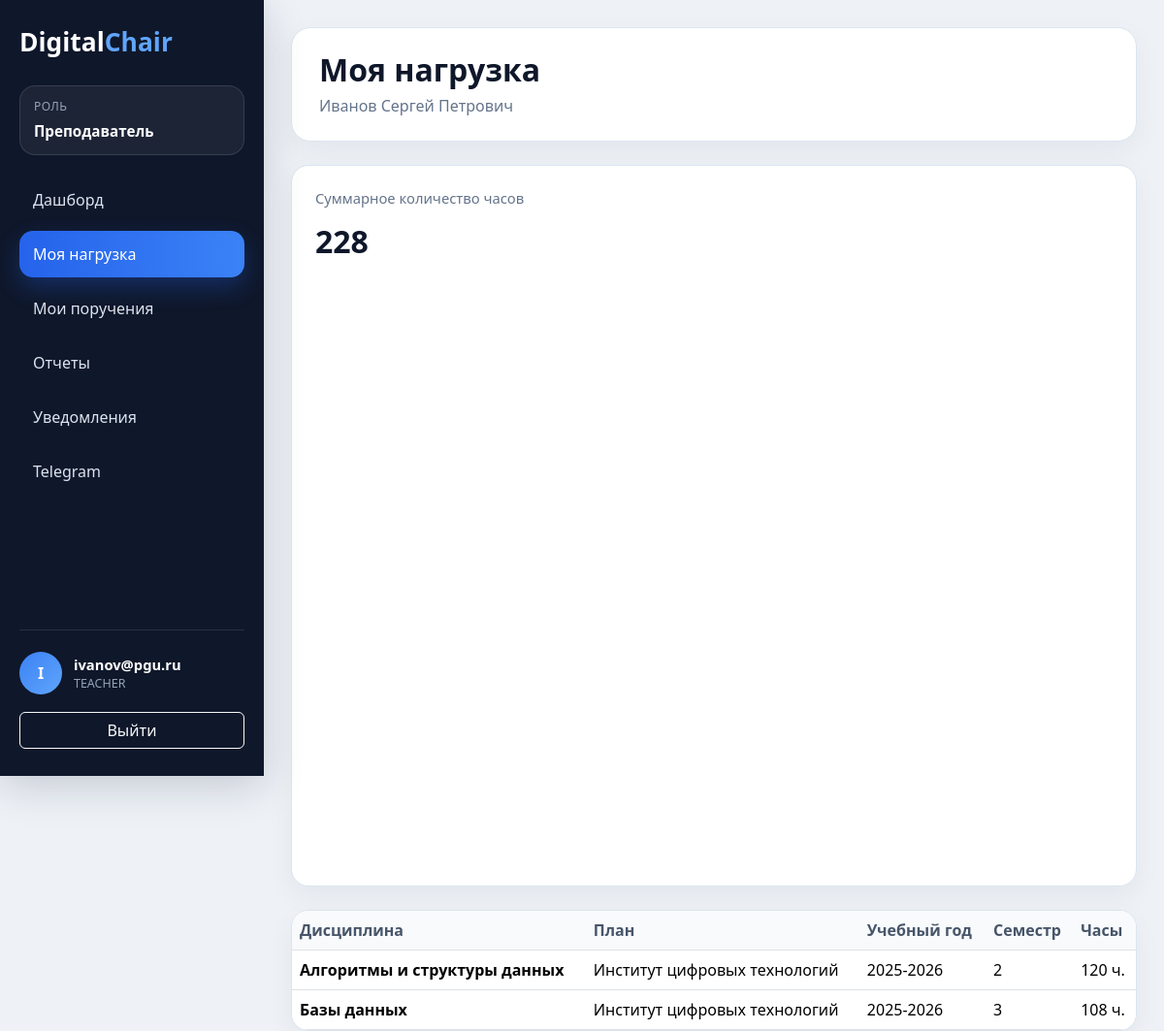
The app's page /my-workload/ (signed in) with its own data.
### apps/users/models.py (models this page shows, shortened)
class User(AbstractUser):
    class Roles(models.TextChoices):
        ADMIN = 'ADMIN', 'Администратор'
        HEAD = 'HEAD', 'Заведующий кафедрой'
        TEACHER = 'TEACHER', 'Преподаватель'
        STUDENT = 'STUDENT', 'Студент'
        STUDY_MASTER = 'STUDY_MASTER', 'Учебный мастер'
    username = models.CharField(
        max_length=150,
        unique=True
    )
    email = models.EmailField(
        unique=True
    )
    role = models.CharField(
        max_length=30,
        choices=Roles.choices,
        default=Roles.TEACHER
    )
    phone = models.CharField(
        max_length=20,
        blank=True,
        null=True
    )
    telegram_id = models.CharField(
        max_length=100,
        blank=True,
        null=True
    )
    telegram_bind_code = models.CharField(
        max_length=20,
        blank=True,
        null=True
    )
    telegram_bind_code_created_at = models.DateTimeField(
        blank=True,
        null=True
    )
    is_2fa_enabled = models.BooleanField(
        default=False
    )
    totp_secret = models.CharField(
        max_length=64,
        blank=True,
        null=True
    )
    USERNAME_FIELD = 'email'
    REQUIRED_FIELDS = []
    objects = UserManager()

### apps/core/models.py (models this page shows, shortened)
class Teacher(models.Model):
    POSITION_CHOICES = [
        ('assistant', 'Ассистент'),
        ('senior_teacher', 'Старший преподаватель'),
        ('docent', 'Доцент'),
        ('professor', 'Профессор'),
    ]
    user = models.OneToOneField(
        settings.AUTH_USER_MODEL,
        on_delete=models.CASCADE,
        related_name='teacher_profile'
    )
    full_name = models.CharField(
        max_length=255
    )
    position = models.CharField(
        max_length=50,
        choices=POSITION_CHOICES
    )
    academic_degree = models.CharField(
        max_length=255,
        blank=True,
        null=True
    )
    rate = models.DecimalField(
        max_digits=3,
        decimal_places=1,
        default=1.0
    )
    max_hours = models.PositiveIntegerField(
        default=900
    )

class Subject(models.Model):
    CONTROL_CHOICES = [
        ('exam', 'Экзамен'),
        ('test', 'Зачет'),
        ('coursework', 'Курсовая работа'),
    ]
    name = models.CharField(
        max_length=255
    )
    hours = models.PositiveIntegerField()
    semester = models.PositiveIntegerField()
    control_type = models.CharField(
        max_length=50,
        choices=CONTROL_CHOICES
    )

class WorkloadPlan(models.Model):
    class Statuses(models.TextChoices):
        DRAFT = 'DRAFT', 'Черновик'
        SUBMITTED = 'SUBMITTED', 'Отправлено'
        APPROVED = 'APPROVED', 'Утверждено'
        RETURNED = 'RETURNED', 'Возвращено'
    кафедра = models.CharField(
        max_length=255
    )
    total_hours = models.IntegerField()
    academic_year = models.CharField(
        max_length=50
    )
    status = models.CharField(
        max_length=30,
        choices=Statuses.choices,
        default=Statuses.DRAFT
    )
    created_at = models.DateTimeField(
        auto_now_add=True
    )
    approved_at = models.DateTimeField(
        blank=True,
        null=True
    )

### apps/workload/models.py (models this page shows, shortened)
class WorkloadAssignment(models.Model):
    plan = models.ForeignKey(
        WorkloadPlan,
        on_delete=models.CASCADE,
        related_name='assignments',
        blank=True,
        null=True
    )
    teacher = models.ForeignKey(
        Teacher,
        on_delete=models.CASCADE,
        related_name='workloads'
    )
    subject = models.ForeignKey(
        Subject,
        on_delete=models.CASCADE,
        related_name='workloads'
    )
    academic_year = models.CharField(
        max_length=20,
        default='2025-2026'
    )
    semester = models.PositiveIntegerField()
    assigned_hours = models.PositiveIntegerField()
    notes = models.TextField(
        blank=True,
        null=True
    )
    created_at = models.DateTimeField(
        auto_now_add=True
    )

### apps/core/views.py (the view)
@login_required(login_url='/login/')
@teacher_required
@never_cache
def teacher_my_workload_view(request):
    teacher = getattr(
        request.user,
        'teacher_profile',
        None
    )
    assignments = WorkloadAssignment.objects.none()
    total_hours = 0
    if teacher is not None:
        assignments = WorkloadAssignment.objects.filter(
            teacher=teacher
        ).select_related(
            'subject',
            'plan'
        ).order_by(
            '-academic_year',
            'semester',
            'subject__name'
        )
        total_hours = assignments.aggregate(
            total=Sum('assigned_hours')
        )['total'] or 0
    return render(
        request,
        'workload/my_workload.html',
        {
            'teacher': teacher,
            'assignments': assignments,
            'total_hours': total_hours
        }
    )

### apps/core/views.py (called while the page is built)
def is_teacher(user):
    return user.is_authenticated and user.role == 'TEACHER'

### templates/workload/my_workload.html (shortened to what this page needs)
{% extends 'base/base.html' %}
{% block page_title %}Моя нагрузка{% endblock %}
{% block page_subtitle %}
    <p class="app-page-subtitle">
        {% if teacher %}
            {{ teacher.full_name }}
        {% else %}
            Профиль преподавателя не найден.
        {% endif %}
    </p>
{% endblock %}
{% block content %}
    <div class="stat-card mb-4">
        <div class="stat-label">Суммарное количество часов</div>
        <div class="stat-value">{{ total_hours }}</div>
    </div>
    <div class="table-card">
        <div class="table-responsive">
            <table class="table align-middle">
                <thead>
                <tr>
                    <th>Дисциплина</th>
                    <th>План</th>
                    <th>Учебный год</th>
                    <th>Семестр</th>
                    <th>Часы</th>
                </tr>
                </thead>
                <tbody>
                {% for assignment in assignments %}
                    <tr>
                        <td class="fw-semibold">{{ assignment.subject.name }}</td>
                        <td>
                            {% if assignment.plan %}
                                {{ assignment.plan.кафедра }}
                            {% else %}
                                <span class="text-muted">Без плана</span>
                            {% endif %}
                        </td>
                        <td>{{ assignment.academic_year }}</td>
                        <td>{{ assignment.semester }}</td>
                        <td>{{ assignment.assigned_hours }} ч.</td>
                    </tr>
                {% empty %}
                    <tr>
                        <td colspan="5" class="text-center text-muted py-4">Назначенных дисциплин пока нет.</td>
                    </tr>
                {% endfor %}
                </tbody>
            </table>
        </div>
    </div>
{% endblock %}

### templates/base/base.html (shortened to what this page needs)
<!DOCTYPE html>
<html lang="ru">
<head>
    <link href="https://cdn.jsdelivr.net/npm/bootstrap@5.3.3/dist/css/bootstrap.min.css"
          rel="stylesheet">
</head>
<body>
{% if request.user.is_authenticated %}
    <div class="app-shell">
        <aside class="app-sidebar">
            <h1 class="app-logo">Digital<span>Chair</span></h1>
            <div class="app-role">
                <span class="app-role-label">Роль</span>
                <span class="app-role-value">{{ ui_role_label }}</span>
            </div>
            <nav class="app-nav">
                {% for item in ui_navigation_items %}
                    <a href="{{ item.url }}"
                       class="app-nav-link{% if item.is_active %} active{% endif %}">
                        <span>{{ item.label }}</span>
                    </a>
                {% endfor %}
            </nav>
            <div class="app-sidebar-footer">
                <div class="app-user">
                    <div class="app-user-avatar">
                        {{ request.user.email|first|upper }}
                    </div>
                    <div>
                        <div class="app-user-email">{{ request.user.email }}</div>
                        <div class="app-user-role">{{ request.user.role }}</div>
                    </div>
                </div>
                <a href="/logout/" class="btn btn-outline-light w-100">Выйти</a>
            </div>
        </aside>
        <main class="app-main">
            <header class="app-page-header">
                <div>
                    <h1 class="app-page-title">{% block page_title %}DigitalChair{% endblock %}</h1>
                    {% block page_subtitle %}{% endblock %}
                </div>
            </header>
            {% block content %}{% endblock %}
        </main>
    </div>
{% else %}
    {% block anonymous_content %}{% endblock %}
{% endif %}
</body>
</html>

### records on screen
User: user.email|first "I", user.email "ivanov@pgu.ru", user.role "TEACHER"
Teacher: full_name "Иванов Сергей Петрович"
WorkloadAssignment: subject.name "Алгоритмы и структуры данных", plan.кафедра "Институт цифровых технологий", academic_year "2025-2026", semester "2", assigned_hours "120"
WorkloadAssignment: subject.name "Базы данных", plan.кафедра "Институт цифровых технологий", academic_year "2025-2026", semester "3", assigned_hours "108"

### other values on screen
{{ ui_role_label }} "Преподаватель"
{{ item.label }} "Дашборд" "Моя нагрузка" "Мои поручения" "Отчеты" "Уведомления" "Telegram"
{{ total_hours }} "228"
